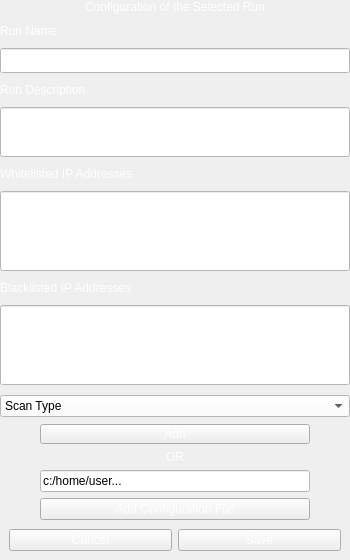
                  <widget class="QFrame" name="left_frame">
                   <property name="maximumSize">
                    <size>
                     <width>400</width>
                     <height>16777215</height>
                    </size>
                   </property>
                   <property name="frameShape">
                    <enum>QFrame::NoFrame</enum>
                   </property>
                   <property name="frameShadow">
                    <enum>QFrame::Raised</enum>
                   </property>
                   <layout class="QVBoxLayout" name="verticalLayout_8" stretch="0,0,0">
                    <property name="spacing">
                     <number>0</number>
                    </property>
                    <property name="leftMargin">
                     <number>0</number>
                    </property>
                    <property name="topMargin">
                     <number>0</number>
                    </property>
                    <property name="rightMargin">
                     <number>0</number>
                    </property>
                    <property name="bottomMargin">
                     <number>0</number>
                    </property>
                    <item>
                     <widget class="QFrame" name="top_frame">
                      <property name="frameShape">
                       <enum>QFrame::NoFrame</enum>
                      </property>
                      <property name="frameShadow">
                       <enum>QFrame::Raised</enum>
                      </property>
                      <layout class="QVBoxLayout" name="verticalLayout_17">
                       <property name="spacing">
                        <number>10</number>
                       </property>
                       <property name="leftMargin">
                        <number>0</number>
                       </property>
                       <property name="topMargin">
                        <number>0</number>
                       </property>
                       <property name="rightMargin">
                        <number>0</number>
                       </property>
                       <property name="bottomMargin">
                        <number>0</number>
                       </property>
                       <item>
                        <widget class="QLabel" name="title">
                         <property name="maximumSize">
                          <size>
                           <width>16777215</width>
                           <height>20</height>
                          </size>
                         </property>
                         <property name="styleSheet">
                          <string notr="true">color: white;</string>
                         </property>
                         <property name="text">
                          <string>Configuration of the Selected Run</string>
                         </property>
                         <property name="alignment">
                          <set>Qt::AlignCenter</set>
                         </property>
                        </widget>
                       </item>
                       <item>
                        <widget class="QLabel" name="run_name_label">
                         <property name="maximumSize">
                          <size>
                           <width>16777215</width>
                           <height>20</height>
                          </size>
                         </property>
                         <property name="styleSheet">
                          <string notr="true">color: white;</string>
                         </property>
                         <property name="text">
                          <string>Run Name</string>
                         </property>
                         <property name="alignment">
                          <set>Qt::AlignLeading|Qt::AlignLeft|Qt::AlignVCenter</set>
                         </property>
                        </widget>
                       </item>
                       <item>
                        <widget class="QLineEdit" name="run_name_box">
                         <property name="minimumSize">
                          <size>
                           <width>0</width>
                           <height>25</height>
                          </size>
                         </property>
                         <property name="styleSheet">
                          <string notr="true">background-color: rgb(255, 255, 255);
color: black;</string>
                         </property>
                        </widget>
                       </item>
                       <item>
                        <widget class="QLabel" name="run_description_label">
                         <property name="maximumSize">
                          <size>
                           <width>16777215</width>
                           <height>20</height>
                          </size>
                         </property>
                         <property name="styleSheet">
                          <string notr="true">color: white;</string>
                         </property>
                         <property name="text">
                          <string>Run Description</string>
                         </property>
                         <property name="alignment">
                          <set>Qt::AlignLeading|Qt::AlignLeft|Qt::AlignVCenter</set>
                         </property>
                        </widget>
                       </item>
                       <item>
                        <widget class="QLineEdit" name="run_desc_box">
                         <property name="minimumSize">
                          <size>
                           <width>0</width>
                           <height>50</height>
                          </size>
                         </property>
                         <property name="styleSheet">
                          <string notr="true">background-color: rgb(255, 255, 255);
color: black;</string>
                         </property>
                        </widget>
                       </item>
                       <item>
                        <widget class="QLabel" name="whitelist_ip_title">
                         <property name="maximumSize">
                          <size>
                           <width>16777215</width>
                           <height>20</height>
                          </size>
                         </property>
                         <property name="styleSheet">
                          <string notr="true">color: white;</string>
                         </property>
                         <property name="text">
                          <string>Whitelisted IP Addresses</string>
                         </property>
                         <property name="alignment">
                          <set>Qt::AlignLeading|Qt::AlignLeft|Qt::AlignVCenter</set>
                         </property>
                        </widget>
                       </item>
                       <item>
                        <widget class="QLineEdit" name="whitelist_box">
                         <property name="minimumSize">
                          <size>
                           <width>0</width>
                           <height>80</height>
                          </size>
                         </property>
                         <property name="styleSheet">
                          <string notr="true">background-color: rgb(255, 255, 255);
color: black;</string>
                         </property>
                        </widget>
                       </item>
                       <item>
                        <widget class="QLabel" name="blacklist_label">
                         <property name="maximumSize">
                          <size>
                           <width>16777215</width>
                           <height>20</height>
                          </size>
                         </property>
                         <property name="styleSheet">
                          <string notr="true">color: white;</string>
                         </property>
                         <property name="text">
                          <string>Blacklisted IP Addresses</string>
                         </property>
                        </widget>
                       </item>
                       <item>
                        <widget class="QLineEdit" name="blacklist_box">
                         <property name="minimumSize">
                          <size>
                           <width>0</width>
                           <height>80</height>
                          </size>
                         </property>
                         <property name="styleSheet">
                          <string notr="true">background-color: rgb(255, 255, 255);
color: black;</string>
                         </property>
                        </widget>
                       </item>
                       <item alignment="Qt::AlignHCenter">
                        <widget class="QComboBox" name="scan_type_drop_down">
                         <property name="minimumSize">
                          <size>
                           <width>350</width>
                           <height>0</height>
                          </size>
                         </property>
                         <property name="maximumSize">
                          <size>
                           <width>300</width>
                           <height>16777215</height>
                          </size>
                         </property>
                         <property name="styleSheet">
                          <string notr="true">background-color: rgb(255, 255, 255);
color: black;</string>
                         </property>
                         <item>
                          <property name="text">
                           <string>Scan Type</string>
                          </property>
                         </item>
                         <item>
                          <property name="text">
                           <string>CutyCapt</string>
                          </property>
                         </item>
                        </widget>
                       </item>
                      </layout>
                     </widget>
                    </item>
                    <item>
                     <widget class="QFrame" name="middle_frame">
                      <property name="minimumSize">
                       <size>
                        <width>0</width>
                        <height>12</height>
                       </size>
                      </property>
                      <property name="maximumSize">
                       <size>
                        <width>16777215</width>
                        <height>105</height>
                       </size>
                      </property>
                      <property name="frameShape">
                       <enum>QFrame::NoFrame</enum>
                      </property>
                      <property name="frameShadow">
                       <enum>QFrame::Raised</enum>
                      </property>
                      <layout class="QVBoxLayout" name="verticalLayout_16">
                       <property name="spacing">
                        <number>-1</number>
                       </property>
                       <property name="leftMargin">
                        <number>40</number>
                       </property>
                       <property name="topMargin">
                        <number>7</number>
                       </property>
                       <property name="rightMargin">
                        <number>40</number>
                       </property>
                       <property name="bottomMargin">
                        <number>0</number>
                       </property>
                       <item>
                        <widget class="QPushButton" name="pushButton">
                         <property name="maximumSize">
                          <size>
                           <width>16777215</width>
                           <height>20</height>
                          </size>
                         </property>
                         <property name="styleSheet">
                          <string notr="true">QPushButton {
	color: rgb(255, 255, 255);
}
QPushButton:hover {
	background-color: rgb(85, 170, 255);
}</string>
                         </property>
                         <property name="text">
                          <string>Add</string>
                         </property>
                        </widget>
                       </item>
                       <item alignment="Qt::AlignVCenter">
                        <widget class="QLabel" name="or_label">
                         <property name="maximumSize">
                          <size>
                           <width>16777215</width>
                           <height>20</height>
                          </size>
                         </property>
                         <property name="styleSheet">
                          <string notr="true">color: white;</string>
                         </property>
                         <property name="text">
                          <string>OR</string>
                         </property>
                         <property name="alignment">
                          <set>Qt::AlignCenter</set>
                         </property>
                        </widget>
                       </item>
                       <item>
                        <widget class="QLineEdit" name="configuration_file_selected_run_path">
                         <property name="minimumSize">
                          <size>
                           <width>0</width>
                           <height>18</height>
                          </size>
                         </property>
                         <property name="styleSheet">
                          <string notr="true">background-color: rgb(255, 255, 255);
color: black;</string>
                         </property>
                         <property name="text">
                          <string>c:/home/user...</string>
                         </property>
                        </widget>
                       </item>
                       <item>
                        <widget class="QPushButton" name="add_configuration_file_run">
                         <property name="styleSheet">
                          <string notr="true">QPushButton {
	color: rgb(255, 255, 255);
}
QPushButton:hover {
	background-color: rgb(85, 170, 255);
}</string>
                         </property>
                         <property name="text">
                          <string>Add Configuration File</string>
                         </property>
                        </widget>
                       </item>
                      </layout>
                     </widget>
                    </item>
                    <item>
                     <widget class="QFrame" name="bottom_frame">
                      <property name="maximumSize">
                       <size>
                        <width>16777215</width>
                        <height>50</height>
                       </size>
                      </property>
                      <property name="frameShape">
                       <enum>QFrame::NoFrame</enum>
                      </property>
                      <property name="frameShadow">
                       <enum>QFrame::Raised</enum>
                      </property>
                      <layout class="QHBoxLayout" name="horizontalLayout_7">
                       <item>
                        <widget class="QPushButton" name="cancel_config_selected_run">
                         <property name="styleSheet">
                          <string notr="true">QPushButton {
	color: rgb(255, 255, 255);
}
QPushButton:hover {
	background-color: rgb(85, 170, 255);
}</string>
                         </property>
                         <property name="text">
                          <string>Cancel</string>
                         </property>
                        </widget>
                       </item>
                       <item>
                        <widget class="QPushButton" name="save_config_selected_run">
                         <property name="styleSheet">
                          <string notr="true">QPushButton {
	color: rgb(255, 255, 255);
}
QPushButton:hover {
	background-color: rgb(85, 170, 255);
}</string>
                         </property>
                         <property name="text">
                          <string>Save</string>
                         </property>
                        </widget>
                       </item>
                      </layout>
                     </widget>
                    </item>
                   </layout>
                  </widget>
